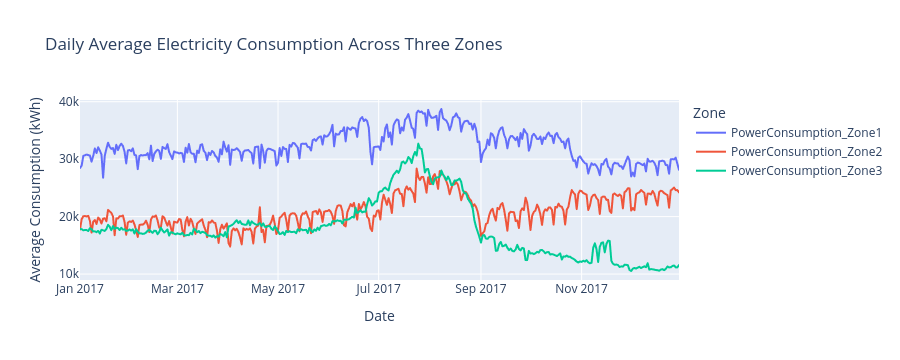

The cell this chart's notebook holds for it:
### Code cell
# daily trend chart
fig = px.line(
    daily_trend,
    x='Date',
    y=zone_columns,
    title='Daily Average Electricity Consumption Across Three Zones',
    labels={
        'value': 'Average Consumption (kWh)',
        'Date': 'Date',
        'variable': 'Zone'
    }
)

fig.show()

### Figure 1 — Plotly figure (JSON) as saved in the notebook; plotly's stock layout.template omitted (floating-point values rounded to 4 significant figures; data arrays with more than 128 entries replaced by an {"elided": "..."} marker saying what was removed)
{"data": [{"hovertemplate": "Zone=PowerConsumption_Zone1<br>Date=%{x}<br>Average Consumption (kWh)=%{y}<extra></extra>", "legendgroup": "PowerConsumption_Zone1", "line": {"color": "#636efa", "dash": "solid"}, "marker": {"symbol": "circle"}, "mode": "lines", "name": "PowerConsumption_Zone1", "showlegend": true, "type": "scattergl", "x": {"elided": "364 str values"}, "xaxis": "x", "y": {"elided": "364 float values"}, "yaxis": "y"}, {"hovertemplate": "Zone=PowerConsumption_Zone2<br>Date=%{x}<br>Average Consumption (kWh)=%{y}<extra></extra>", "legendgroup": "PowerConsumption_Zone2", "line": {"color": "#EF553B", "dash": "solid"}, "marker": {"symbol": "circle"}, "mode": "lines", "name": "PowerConsumption_Zone2", "showlegend": true, "type": "scattergl", "x": {"elided": "364 str values"}, "xaxis": "x", "y": {"elided": "364 float values"}, "yaxis": "y"}, {"hovertemplate": "Zone=PowerConsumption_Zone3<br>Date=%{x}<br>Average Consumption (kWh)=%{y}<extra></extra>", "legendgroup": "PowerConsumption_Zone3", "line": {"color": "#00cc96", "dash": "solid"}, "marker": {"symbol": "circle"}, "mode": "lines", "name": "PowerConsumption_Zone3", "showlegend": true, "type": "scattergl", "x": {"elided": "364 str values"}, "xaxis": "x", "y": {"elided": "364 float values"}, "yaxis": "y"}], "layout": {"height": 360, "legend": {"title": {"text": "Zone"}, "tracegroupgap": 0}, "title": {"text": "Daily Average Electricity Consumption Across Three Zones"}, "xaxis": {"anchor": "y", "autorange": true, "domain": [0, 1], "range": ["2017-01-01", "2017-12-30"], "title": {"text": "Date"}, "type": "date"}, "yaxis": {"anchor": "x", "autorange": true, "domain": [0, 1], "range": [8964.0, 40300.0], "title": {"text": "Average Consumption (kWh)"}, "type": "linear"}}}
